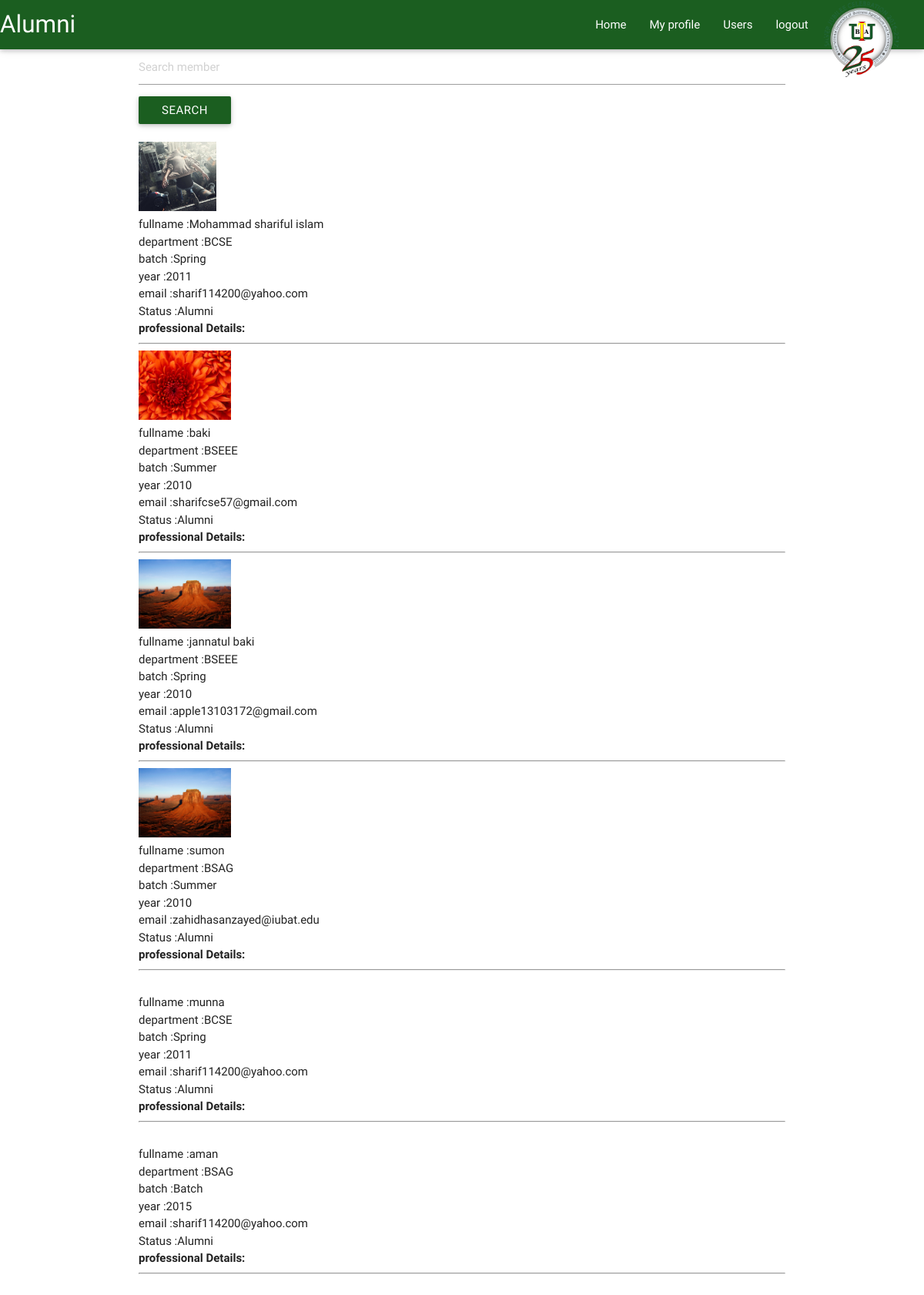
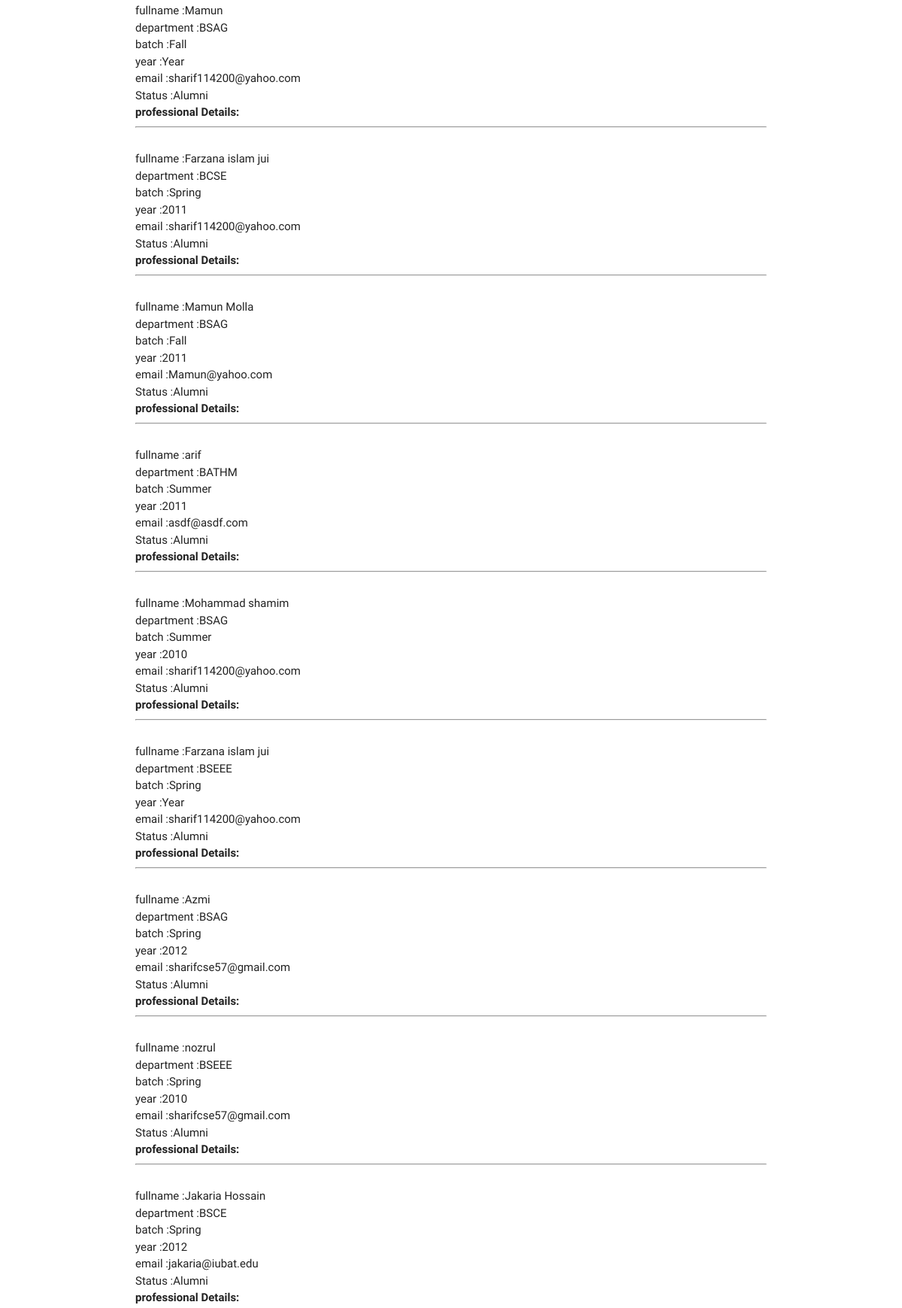
The page /user.php (signed in, upper part) on the database its author committed (2 pictures, top to bottom).
### tables this page shows
CREATE TABLE IF NOT EXISTS `userinfo` (
  `id` int(11) NOT NULL AUTO_INCREMENT,
  `user_id` int(11) NOT NULL,
  `fullname` varchar(60) NOT NULL,
  `email` varchar(60) NOT NULL,
  `department` varchar(60) NOT NULL,
  `batch` varchar(60) NOT NULL,
  `year` varchar(40) NOT NULL,
  `passing_year` date NOT NULL,
  `username` varchar(60) NOT NULL,
  `passward` varchar(60) NOT NULL,
  `type` int(11) NOT NULL,
  `is_active` tinyint(1) NOT NULL DEFAULT '0',
  `image` varchar(50) NOT NULL,
  PRIMARY KEY (`id`,`user_id`)
);

### user.php (the view, shortened to what this page needs)
<?php
require 'link.php';
if (empty($_SESSION["usid"]))
{
  header("location:login.php");
}
else
{
  $usid=$_SESSION["usid"];
}
$sql="SELECT * FROM userinfo WHERE id='$usid'";
$result=mysqli_query($conn,$sql);
?>
<!DOCTYPE html>
<html lang="en">
<head>
  <link href="css/materialize.css" type="text/css" rel="stylesheet" media="screen,projection"/>
  <link href="css/style.css" type="text/css" rel="stylesheet" media="screen,projection"/>
</head>
<body>
  <nav>
    <div class="nav-wrapper green darken-4">
      <img src="img/iubat.png" align="right" style="margin-right:30px;" height="100">
      <a href="img/iubat.png" class="brand-logo">Alumni</a>
      <ul class="right hide-on-med-and-down">
        <li><a href="profile.php">Home</a></li>
        <li><a href="myprofile_2.php?id=<?php echo $usid; ?>">My profile</a></li>
        <li><a href="#">Users</a></li>
        <li><a href="logout.php?id=<?php echo $usid; ?>">logout</a></li>
      </ul>
    </div>
  </nav>
  <div class="section">
    <div class="container">
         <form action="search.php" method="post">
            <input type="text"  name="find" placeholder="Search member">
            <button class="waves-effect waves-light btn green darken-4" type="submit" name="submit" >search</button>
          </form><br>
      <?php
      $sql="SELECT * FROM userinfo ORDER BY id DESC ;";
      if(!($result=mysqli_query($conn,$sql)))
      {
        echo "error".mysqli_error($conn);
        exit;
      }
      if(mysqli_num_rows($result)>0)
        while ($row=mysqli_fetch_assoc($result) )
        {
          ?>
              <img src="<?php echo $row['image'] ?>" height="90px"><br>
               fullname :<?php echo $row['fullname'];   ?><br>
               department :<?php echo $row['department'];   ?><br>
              batch :<?php echo $row['batch'];   ?><br>
              year :<?php echo $row['year'];   ?><br>
              email :<?php echo $row['email'];   ?><br>
              Status :<?php
                $expiry_date=$row['passing_year'];
                $exp_date=strtotime($expiry_date);
                if(time()> $exp_date)
                {
                  echo "Alumni";
                }
                else
                {
                  echo "Current student";
                }
                ?><br>
                <b>professional Details:</b>    <?php echo $row['professional_info'];   ?><br>
               <hr>
            <?php  } ?>
      </div>
    </div>
</body>
</html>

### css/style.css (style rules this page uses)
.section { height: 100%; margin: 0px; padding: 0px; }
html, body { height: 100%; }

### rows shown on the page
userinfo: image (picture), fullname "Mohammad shariful islam", department "BCSE", batch "Spring", year "2011", email "sharif114200@yahoo.com", passing_year "Alumni"
userinfo: image (picture), fullname "baki", department "BSEEE", batch "Summer", year "2010", email "sharifcse57@gmail.com", passing_year "Alumni"
userinfo: image (picture), fullname "jannatul baki", department "BSEEE", batch "Spring", year "2010", email "apple13103172@gmail.com", passing_year "Alumni"
userinfo: image (picture), fullname "sumon", department "BSAG", batch "Summer", year "2010", email "zahidhasanzayed@iubat.edu", passing_year "Alumni"
userinfo: fullname "munna", department "BCSE", batch "Spring", year "2011", email "sharif114200@yahoo.com", passing_year "Alumni"
userinfo: fullname "aman", department "BSAG", batch "Batch", year "2015", email "sharif114200@yahoo.com", passing_year "Alumni"
userinfo: fullname "Mamun", department "BSAG", batch "Fall", year "Year", email "sharif114200@yahoo.com", passing_year "Alumni"
userinfo: fullname "Farzana islam jui", department "BCSE", batch "Spring", year "2011", email "sharif114200@yahoo.com", passing_year "Alumni"
userinfo: fullname "Mamun Molla", department "BSAG", batch "Fall", year "2011", email "Mamun@yahoo.com", passing_year "Alumni"
userinfo: fullname "arif", department "BATHM", batch "Summer", year "2011", email "asdf@asdf.com", passing_year "Alumni"
userinfo: fullname "Mohammad shamim", department "BSAG", batch "Summer", year "2010", email "sharif114200@yahoo.com", passing_year "Alumni"
userinfo: fullname "Farzana islam jui", department "BSEEE", batch "Spring", year "Year", email "sharif114200@yahoo.com", passing_year "Alumni"
userinfo: fullname "Azmi", department "BSAG", batch "Spring", year "2012", email "sharifcse57@gmail.com", passing_year "Alumni"
userinfo: fullname "nozrul", department "BSEEE", batch "Spring", year "2010", email "sharifcse57@gmail.com", passing_year "Alumni"
userinfo: fullname "Jakaria Hossain", department "BSCE", batch "Spring", year "2012", email "jakaria@iubat.edu", passing_year "Alumni"
